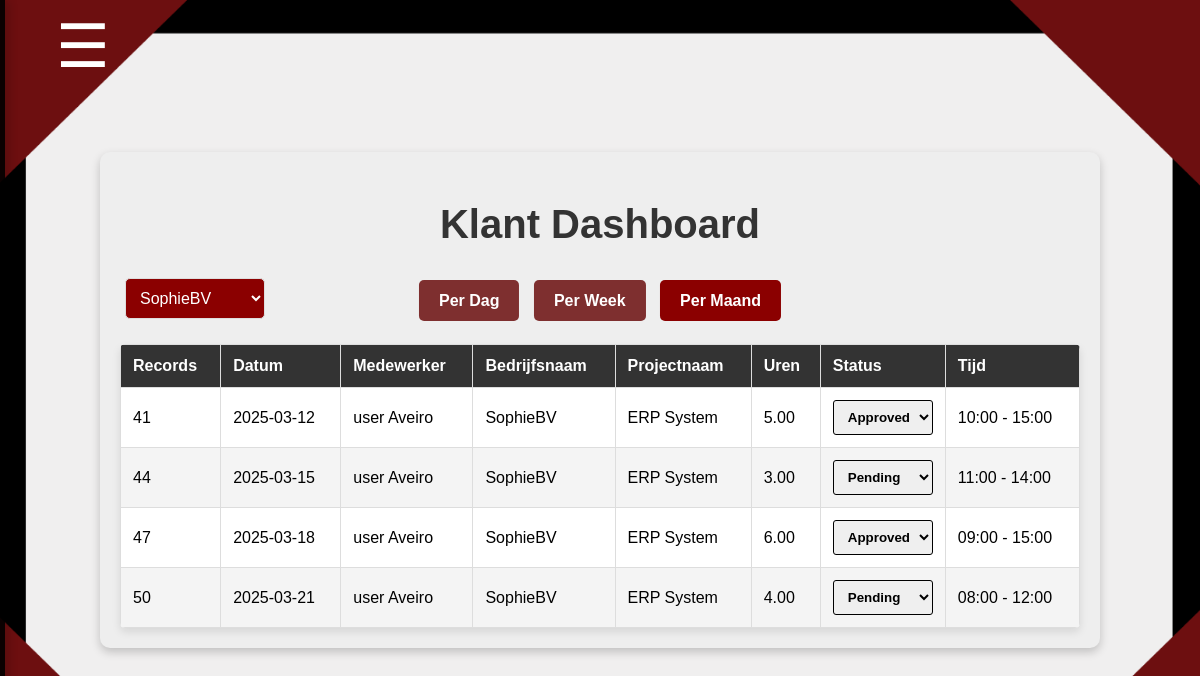
Page /klant-dashboard.php?filter=month&bedrijfsnaam=SophieBV (signed in) on the committed database.
### tables this page shows
CREATE TABLE `hours` (
                         `hours_id` int(11) NOT NULL,
                         `user_id` int(11) NOT NULL DEFAULT 1,
                         `project_id` int(11) NOT NULL,
                         `date` date NOT NULL,
                         `start_hours` time NOT NULL,
                         `eind_hours` time NOT NULL,
                         `hours` decimal(4,2) NOT NULL CHECK (`hours` between 0 and 24),
                         `accord` enum('Pending','Approved','Rejected') NOT NULL DEFAULT 'Pending',
                         `contract_hours` decimal(6,2) DEFAULT NULL,
                         `beschrijving` varchar(255) DEFAULT NULL
);

CREATE TABLE `users` (
                         `user_id` int(11) NOT NULL,
                         `name` varchar(255) NOT NULL,
                         `achternaam` varchar(255) NOT NULL,
                         `email` varchar(255) NOT NULL,
                         `telefoon` varchar(50) NOT NULL,
                         `password` varchar(255) NOT NULL,
                         `role` varchar(50) NOT NULL DEFAULT 'user'
);

CREATE TABLE `klant` (
                         `klant_id` int(11) NOT NULL,
                         `voornaam` varchar(255) NOT NULL,
                         `achternaam` varchar(255) NOT NULL,
                         `email` varchar(255) NOT NULL,
                         `telefoon` varchar(50) NOT NULL,
                         `bedrijfnaam` varchar(255) NOT NULL DEFAULT ''
);

CREATE TABLE `project` (
                           `project_id` int(11) NOT NULL,
                           `project_naam` varchar(255) NOT NULL,
                           `klant_id` int(11) NOT NULL,
                           `user_id` int(11) NOT NULL,
                           `beschrijving` text NOT NULL
);

### klant-dashboard.php (the view, shortened to what this page needs)
<?php
$user_id = $_SESSION['user_id'];
include 'db/conn.php';
$filter = $_GET['filter'] ?? 'day';
$selectedBedrijfsnaam = $_GET['bedrijfsnaam'] ?? '';
$today = date('Y-m-d');
$start_date = $today;
$end_date = $today;
switch ($filter) {
    case 'month':
        $start_date = date('Y-m-01');
        $end_date = date('Y-m-t');
        break;
}
$limit = 10;
$page = isset($_GET['page']) ? (int)$_GET['page'] : 1;
$page = max($page, 1);
$offset = ($page - 1) * $limit;
$sql = "
    SELECT h.hours_id, h.date, u.name, u.achternaam, h.hours, h.accord, h.start_hours, h.eind_hours,
           k.bedrijfnaam AS bedrijfsnaam, p.project_naam AS projectnaam
    FROM hours h
    JOIN users u ON h.user_id = u.user_id
    LEFT JOIN project p ON h.project_id = p.project_id
    LEFT JOIN klant k ON p.klant_id = k.klant_id
    WHERE h.user_id = :user_id AND h.date BETWEEN :start_date AND :end_date
";
if (!empty($selectedBedrijfsnaam)) {
    $sql .= " AND k.bedrijfnaam = :bedrijfsnaam";
}
$sql .= " ORDER BY h.date ASC LIMIT $limit OFFSET $offset";
$stmt = $pdo->prepare($sql);
$params = ['user_id' => $user_id, 'start_date' => $start_date, 'end_date' => $end_date];
if (!empty($selectedBedrijfsnaam)) {
    $params['bedrijfsnaam'] = $selectedBedrijfsnaam;
}
$stmt->execute($params);
$hoursData = $stmt->fetchAll(PDO::FETCH_ASSOC);
$sqlBedrijven = "SELECT DISTINCT bedrijfnaam FROM klant ORDER BY bedrijfnaam ASC";
$stmtBedrijven = $pdo->prepare($sqlBedrijven);
$stmtBedrijven->execute();
$bedrijven = $stmtBedrijven->fetchAll(PDO::FETCH_COLUMN);
?>
<!DOCTYPE html>
<html lang="nl">
<head>
    <link rel="stylesheet" href="css/gebruikers_uren.css">
</head>
<body>
<?php include 'sidebar.php'; ?>
<div class="container">
    <h1>Klant Dashboard</h1>
    <div class="filter-links">
        <a href="?filter=day&bedrijfsnaam=<?php echo urlencode($selectedBedrijfsnaam); ?>" class="<?php echo $filter === 'day' ? 'active' : ''; ?>">Per Dag</a>
        <a href="?filter=week&bedrijfsnaam=<?php echo urlencode($selectedBedrijfsnaam); ?>" class="<?php echo $filter === 'week' ? 'active' : ''; ?>">Per Week</a>
        <a href="?filter=month&bedrijfsnaam=<?php echo urlencode($selectedBedrijfsnaam); ?>" class="<?php echo $filter === 'month' ? 'active' : ''; ?>">Per Maand</a>
    </div>
    <div class="filters">
        <select id="bedrijfFilter" onchange="updateBedrijfFilter()">Filter
            <?php
            foreach ($bedrijven as $bedrijf) {
                $selected = ($bedrijf === $selectedBedrijfsnaam) ? 'selected' : '';
                echo "<option value='$bedrijf' $selected>$bedrijf</option>";
            }
            ?>
        </select>
    </div>
    <table id="urenTabel">
        <thead>
        <tr>
            <th>Records</th>
            <th>Datum</th>
            <th>Medewerker</th>
            <th>Bedrijfsnaam</th>
            <th>Projectnaam</th>
            <th>Uren</th>
            <th class='status-th'>Status</th>
            <th>Tijd</th>
        </tr>
        </thead>
        <tbody>
        <?php
        if (!empty($hoursData)) {
            foreach ($hoursData as $row) {
                echo "<tr>";
                echo "<td>" . htmlspecialchars($row['hours_id']) . "</td>";
                echo "<td>" . htmlspecialchars($row['date']) . "</td>";
                echo "<td>" . htmlspecialchars($row['name']) . " " . htmlspecialchars($row['achternaam']) . "</td>";
                echo "<td>" . htmlspecialchars($row['bedrijfsnaam'] ?? 'N/A') . "</td>";
                echo "<td>" . htmlspecialchars($row['projectnaam'] ?? 'N/A') . "</td>";
                echo "<td>" . htmlspecialchars($row['hours']) . "</td>";
                echo "<td>
                    <select class='status-dropdown' data-hours-id='" . $row['hours_id'] . "'>
                        <option class='option-tag' value='Pending' " . ($row['accord'] === 'Pending' ? 'selected' : '') . ">Pending</option>
                        <option class='option-tag' value='Approved' " . ($row['accord'] === 'Approved' ? 'selected' : '') . ">Approved</option>
                        <option class='option-tag' value='Rejected' " . ($row['accord'] === 'Rejected' ? 'selected' : '') . ">Rejected</option>
                    </select>
                    </td>";
                echo "<td>" . date('H:i', strtotime($row['start_hours'])) . " - " . date('H:i', strtotime($row['eind_hours'])) . "</td>";
                echo "</tr>";
            }
        }
        ?>
        </tbody>
    </table>
</div>
</body>
</html>

### css/gebruikers_uren.css (style rules this page uses)
body { font-family: Arial, sans-serif; margin: 0; padding: 0; background-image: url("../img/achtergrond(nieuw).png"); background-size: 100% 100%; height: 100vh; display: flex; justify-content: center; align-items: center; }
.container { position: relative; width: 80%; max-width: 1200px; margin: 20px auto; padding: 20px; background-color: #EEEEEE; border-radius: 10px; box-shadow: 0px 4px 10px rgba(0, 0, 0, 0.2); }
h1 { text-align: center; color: #333; margin-top: 30px; font-size: 2.5em; }
.filter-links { text-align: center; position: absolute; left: 50%; transform: translateX(-50%); top: 140px; }
.filter-links a { padding: 12px 20px; margin: 5px; text-decoration: none; color: #fff; background-color: rgba(99, 1, 1, 0.8); border-radius: 5px; transition: background-color 0.3s; font-weight: bold; }
.filter-links a:hover, .filter-links a.active { background: #8b0000; }
.filters { margin-bottom: 20px; }
.filters select, .filters input, .filters button { padding: 10px; margin: 5px; border: 1px solid #ddd; border-radius: 5px; font-size: 16px; background-color: #8b0000; color: white; transition: background-color 0.3s, color 0.3s; }
.filters select { padding: 10px; margin: 5px; border: 1px solid #ddd; border-radius: 5px; font-size: 16px; background-color: #8b0000; color: white; transition: background-color 0.3s, color 0.3s; }
.filters select option { color: white; }
table { width: 100%; border-collapse: collapse; background: white; box-shadow: 0px 4px 8px rgba(0, 0, 0, 0.1); border-radius: 5px; overflow: hidden; margin-top: 20px; }
th, td { padding: 12px; border: 1px solid #ddd; text-align: left; }
th { background: #333; color: white; font-weight: bold; }
tr:nth-child(even) { background: #f4f4f4; }
select.status-dropdown { height: 35px; border-radius: 3px; font-weight: bold; padding-left: 10px; padding-right: 5px; border: solid 1px black; }
select.status-dropdown option { background-color: #fff; border-radius: 0; font-size: 14px; }
select.status-dropdown::after { content: ''; position: absolute; top: 50%; right: 10px; border: 6px solid transparent; pointer-events: none; transform: translateY(-50%); }
.status-th { width: 100px; }

### rows in the picture
hours: hours_id "41", date "2025-03-12", user.name "user", user.achternaam "Aveiro", klant.bedrijfnaam "SophieBV", project.project_naam "ERP System", hours "5.00", accord+hours_id "Approved", start_hours "10:00", eind_hours "15:00"
hours: hours_id "44", date "2025-03-15", user.name "user", user.achternaam "Aveiro", klant.bedrijfnaam "SophieBV", project.project_naam "ERP System", hours "3.00", accord+hours_id "Pending", start_hours "11:00", eind_hours "14:00"
hours: hours_id "47", date "2025-03-18", user.name "user", user.achternaam "Aveiro", klant.bedrijfnaam "SophieBV", project.project_naam "ERP System", hours "6.00", accord+hours_id "Approved", start_hours "09:00", eind_hours "15:00"
hours: hours_id "50", date "2025-03-21", user.name "user", user.achternaam "Aveiro", klant.bedrijfnaam "SophieBV", project.project_naam "ERP System", hours "4.00", accord+hours_id "Pending", start_hours "08:00", eind_hours "12:00"

### other values in the picture
form field value "SophieBV"
